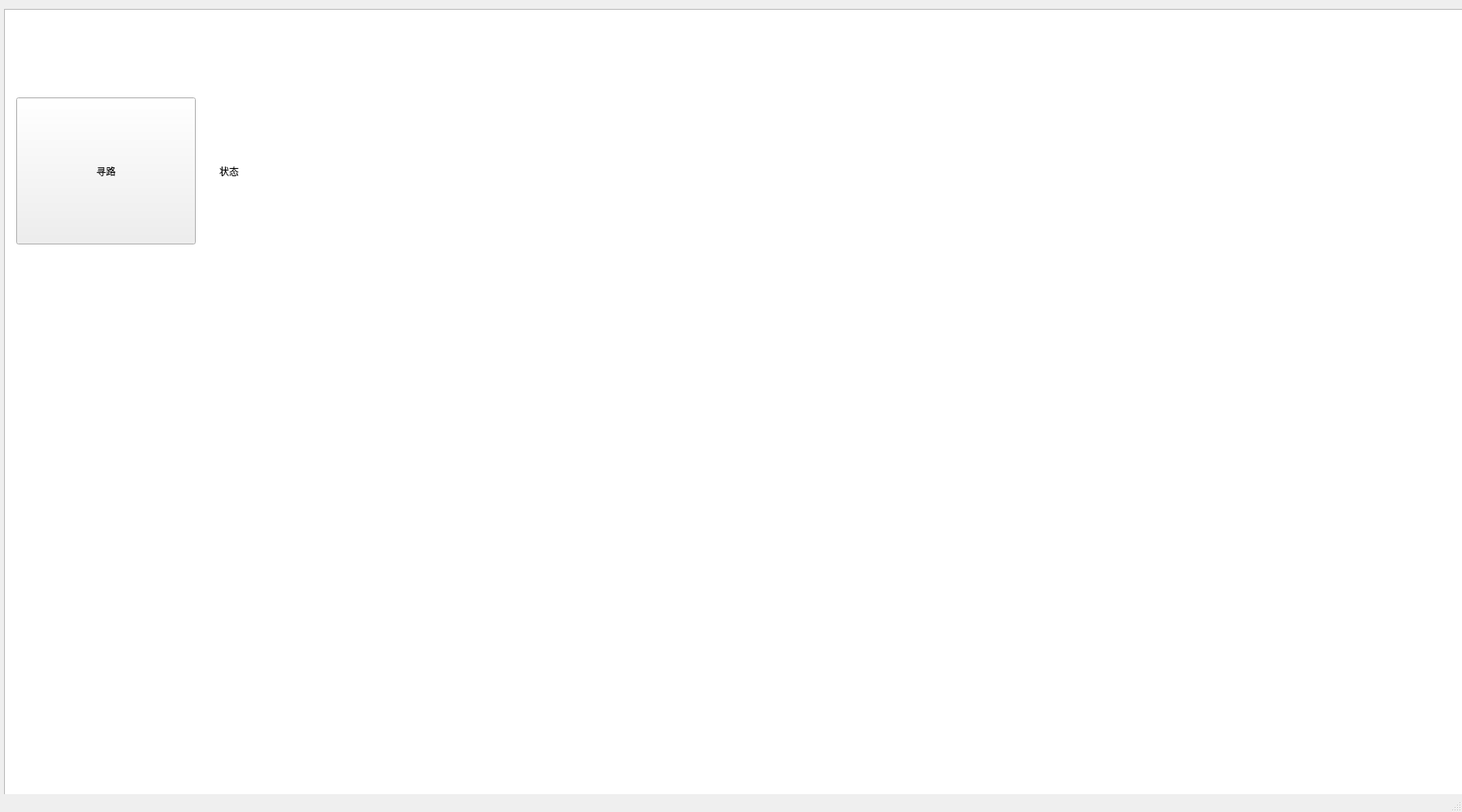
<?xml version="1.0" encoding="UTF-8"?>
<ui version="4.0">
 <class>MainWindow</class>
 <widget class="QMainWindow" name="MainWindow">
  <property name="geometry">
   <rect>
    <x>0</x>
    <y>0</y>
    <width>1800</width>
    <height>1000</height>
   </rect>
  </property>
  <property name="windowTitle">
   <string>MainWindow</string>
  </property>
  <widget class="QWidget" name="centralwidget">
   <widget class="MapView" name="graphicsView">
    <property name="geometry">
     <rect>
      <x>5</x>
      <y>11</y>
      <width>1800</width>
      <height>1000</height>
     </rect>
    </property>
   </widget>
   <widget class="QPushButton" name="findPathButton">
    <property name="geometry">
     <rect>
      <x>20</x>
      <y>120</y>
      <width>221</width>
      <height>181</height>
     </rect>
    </property>
    <property name="text">
     <string>寻路</string>
    </property>
   </widget>
   <widget class="QLabel" name="statusLabel">
    <property name="geometry">
     <rect>
      <x>270</x>
      <y>190</y>
      <width>141</width>
      <height>41</height>
     </rect>
    </property>
    <property name="text">
     <string>状态</string>
    </property>
   </widget>
  </widget>
  <widget class="QMenuBar" name="menubar">
   <property name="geometry">
    <rect>
     <x>0</x>
     <y>0</y>
     <width>1800</width>
     <height>18</height>
    </rect>
   </property>
  </widget>
  <widget class="QStatusBar" name="statusbar"/>
 </widget>
 <customwidgets>
  <customwidget>
   <class>MapView</class>
   <extends>QGraphicsView</extends>
   <header location="global">mapview.h</header>
  </customwidget>
 </customwidgets>
 <resources/>
 <connections/>
</ui>
